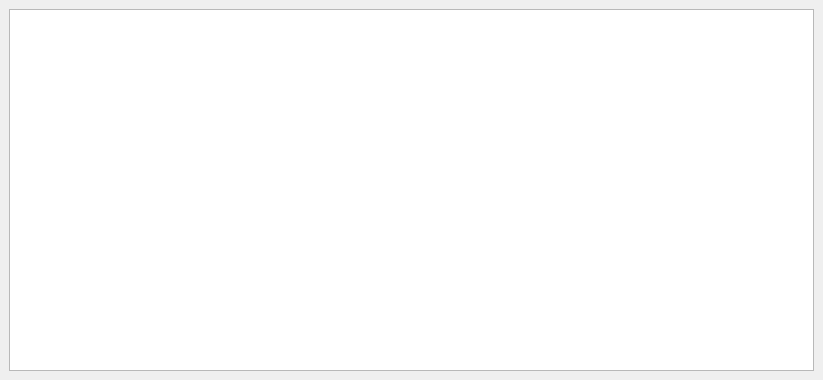
<?xml version="1.0" encoding="UTF-8"?>
<ui version="4.0">
 <class>MainWindow</class>
 <widget class="QMainWindow" name="MainWindow">
  <property name="geometry">
   <rect>
    <x>0</x>
    <y>0</y>
    <width>823</width>
    <height>380</height>
   </rect>
  </property>
  <property name="windowTitle">
   <string>Cappuccino</string>
  </property>
  <widget class="QWidget" name="centralwidget">
   <layout class="QGridLayout" name="gridLayout_2">
    <item row="0" column="0">
     <widget class="QTableWidget" name="table"/>
    </item>
   </layout>
  </widget>
 </widget>
 <resources/>
 <connections/>
</ui>
